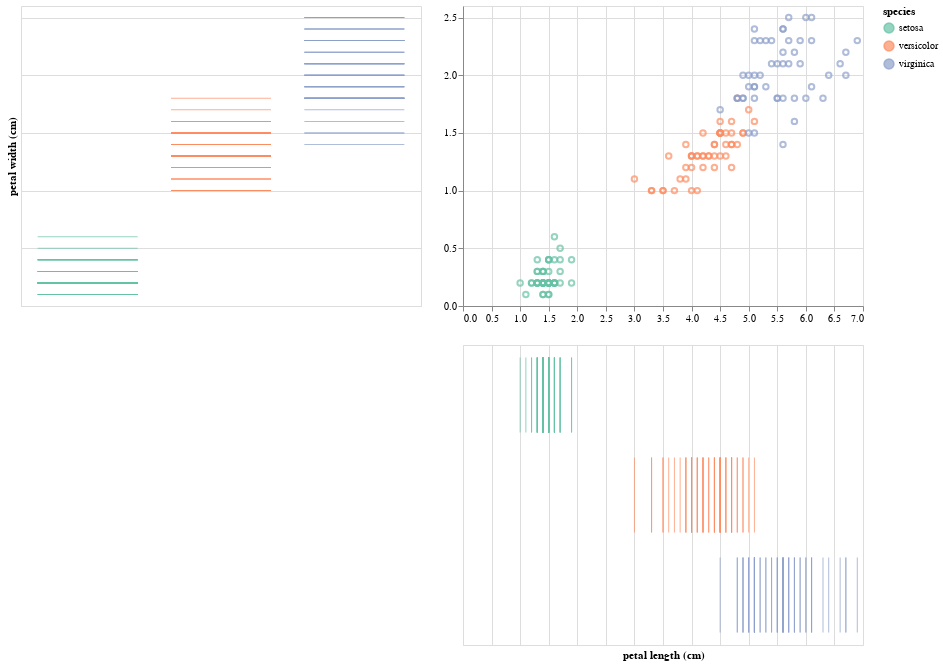

Here is the notebook cell this chart was saved with:
### Markdown cell above
**a)** We can more or less follow the example from the Altair docs to make the dash-dot plot.

### Code cell
brush = alt.selection(type='interval')

tick_axis = alt.Axis(labels=False, domain=False, ticks=False)
tick_axis_notitle = alt.Axis(labels=False, domain=False, ticks=False, title='')

points = alt.Chart(df
    ).mark_point(
    ).encode(
        x=alt.X('petal length (cm)', axis=alt.Axis(title='')),
        y=alt.Y('petal width (cm)', axis=alt.Axis(title='')),
        color=alt.condition(brush,
                            alt.Color('species:N',
                                      scale=alt.Scale(range=['#66c2a5', '#fc8d62', '#8da0cb'])),
                            alt.value('gray'))
    ).add_selection(
        brush
    )

x_ticks = alt.Chart(df
    ).mark_tick(
    ).encode(
        alt.X('petal length (cm)', axis=tick_axis),
        alt.Y('species', axis=tick_axis_notitle),
        color=alt.condition(brush, 'species:N', alt.value('lightgray'))
    ).add_selection(
        brush
    )

y_ticks = alt.Chart(df
    ).mark_tick(
    ).encode(
        alt.X('species', axis=tick_axis_notitle),
        alt.Y('petal width (cm)', axis=tick_axis),
        color=alt.condition(brush, 'species:N', alt.value('lightgray'))
    ).add_selection(
        brush
    )

y_ticks | (points & x_ticks)

### Figure 1 — Vega-Lite specification as saved in the notebook (floating-point values rounded to 4 significant figures; data arrays with more than 128 entries replaced by an {"elided": "..."} marker saying what was removed)
{"$schema": "https://vega.github.io/schema/vega-lite/v2.4.3.json", "config": {"view": {"height": 300, "width": 400}}, "hconcat": [{"data": {"values": {"elided": "150 records"}}, "encoding": {"color": {"condition": {"field": "species", "selection": "selector002", "type": "nominal"}, "value": "lightgray"}, "x": {"axis": {"domain": false, "labels": false, "ticks": false, "title": ""}, "field": "species", "type": "nominal"}, "y": {"axis": {"domain": false, "labels": false, "ticks": false}, "field": "petal width (cm)", "type": "quantitative"}}, "mark": "tick", "selection": {"selector002": {"encodings": ["x", "y"], "mark": {"fill": "#333", "fillOpacity": 0.125, "stroke": "white"}, "on": "[mousedown, window:mouseup] > window:mousemove!", "resolve": "global", "translate": "[mousedown, window:mouseup] > window:mousemove!", "type": "interval", "zoom": "wheel!"}}}, {"vconcat": [{"data": {"values": {"elided": "150 records"}}, "encoding": {"color": {"condition": {"field": "species", "scale": {"range": ["#66c2a5", "#fc8d62", "#8da0cb"]}, "selection": "selector002", "type": "nominal"}, "value": "gray"}, "x": {"axis": {"title": ""}, "field": "petal length (cm)", "type": "quantitative"}, "y": {"axis": {"title": ""}, "field": "petal width (cm)", "type": "quantitative"}}, "mark": "point", "selection": {"selector002": {"encodings": ["x", "y"], "mark": {"fill": "#333", "fillOpacity": 0.125, "stroke": "white"}, "on": "[mousedown, window:mouseup] > window:mousemove!", "resolve": "global", "translate": "[mousedown, window:mouseup] > window:mousemove!", "type": "interval", "zoom": "wheel!"}}}, {"data": {"values": {"elided": "150 records"}}, "encoding": {"color": {"condition": {"field": "species", "selection": "selector002", "type": "nominal"}, "value": "lightgray"}, "x": {"axis": {"domain": false, "labels": false, "ticks": false}, "field": "petal length (cm)", "type": "quantitative"}, "y": {"axis": {"domain": false, "labels": false, "ticks": false, "title": ""}, "field": "species", "type": "nominal"}}, "mark": "tick", "selection": {"selector002": {"encodings": ["x", "y"], "mark": {"fill": "#333", "fillOpacity": 0.125, "stroke": "white"}, "on": "[mousedown, window:mouseup] > window:mousemove!", "resolve": "global", "translate": "[mousedown, window:mouseup] > window:mousemove!", "type": "interval", "zoom": "wheel!"}}}]}]}
